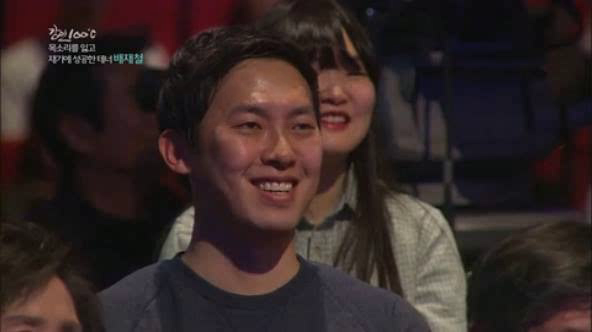
#> input picture frame 10 of my_sunglasses.avi, 592 x 332 px, given in place of the camera
$ jupyter execute --allow-errors 20230302.ipynb   (text cells are left out)
#> lines starting #> are read from the running program, lines starting #| are printed output that depends on the picture
[cell 1]
import cv2
import numpy as np
import sys
import matplotlib.pyplot as plt
import os

[cell 2]
def call_track(pos):
    hmin = cv2.getTrackbarPos('h_min', 'dst')
    hmax = cv2.getTrackbarPos('h_max', 'dst')
    smin = cv2.getTrackbarPos('s_min', 'dst')
    dst = cv2.inRange(img_hsv, (hmin, smin, 0), (hmax, 255, 255)) # H, S, V 순서임
    cv2.imshow('dst', dst)

img = cv2.imread('./fig/palette.png')
#> (the rest of this cell did not finish here and is left out)

[cell 3]
src = cv2.imread('./fig/autumn.jpg', cv2.IMREAD_REDUCED_COLOR_4)

#> (the rest of this cell did not finish here and is left out)

[cell 4]
src = cv2.imread('./fig/lenna.bmp')

# hist = cv2.calcHist([src], [0], None, [256], [0,256])
hist_b = cv2.calcHist([src], [0], None, [256], [0,256])
#> hist_b = 256 values from 0 to 0
#> (the rest of this cell did not finish here and is left out)

[cell 5]
src1 = cv2.imread('./fig/lenna256.bmp', 0)
src2 = np.zeros_like(src1, np.uint8)
#> src2 = 0
cv2.circle(src2, (128, 128), 100, 200, -1)
cv2.circle(src2, (128, 128), 50, 100, -1)

#> (the rest of this cell did not finish here and is left out)

[cell 6]
def call_mouse(event, x, y, flags, param):
    global old_x, old_y
    if event == cv2.EVENT_LBUTTONDOWN:
        old_x, old_y = x, y
    elif event == cv2.EVENT_MOUSEMOVE:
        if flags == cv2.EVENT_FLAG_LBUTTON:
            cv2.line(img, (old_x, old_y), (x, y), (0, 0, 255), 5, cv2.LINE_AA)
            cv2.imshow('img', img)
            old_x, old_y = x, y

img = np.ones((600, 1000, 3), np.uint8) * 255
cv2.namedWindow('img')
cv2.setMouseCallback('img', call_mouse)

cv2.imshow('img', img)
cv2.waitKey()
cv2.destroyAllWindows()

[cell 7]
cap = cv2.VideoCapture(0)

if not cap.isOpened():
    print('video read failed')
    sys.exit()

w = int(cap.get(cv2.CAP_PROP_FRAME_WIDTH))
h = int(cap.get(cv2.CAP_PROP_FRAME_HEIGHT))
fps = int(cap.get(cv2.CAP_PROP_FPS))
fourcc = cv2.VideoWriter_fourcc(*'DIVX')

output = cv2.VideoWriter('output.avi', fourcc, fps, (w, h))

while True:
    ret, frame = cap.read()
#> frame is the input picture: shape (332, 592, 3); mean B, G, R 37.5, 38.9, 51.9

    if not ret:
        print('frame read failed')
        break

    output.write(frame)
    cv2.imshow('frame', frame)
    if cv2.waitKey(20) == 27:
#> (key Esc is pressed here)
        break

cap.release()
output.release()
cv2.destroyAllWindows()

[cell 8]
img = np.ones((600, 1000, 3), np.uint8) * 255
cv2.line(img, (30, 100), (200, 100), (0, 0, 255), 10)
cv2.arrowedLine(img, (200, 100), (200, 400), (0, 255, 0), 10)
cv2.rectangle(img, (30, 400), (200, 500), (255, 0, 0), 10)
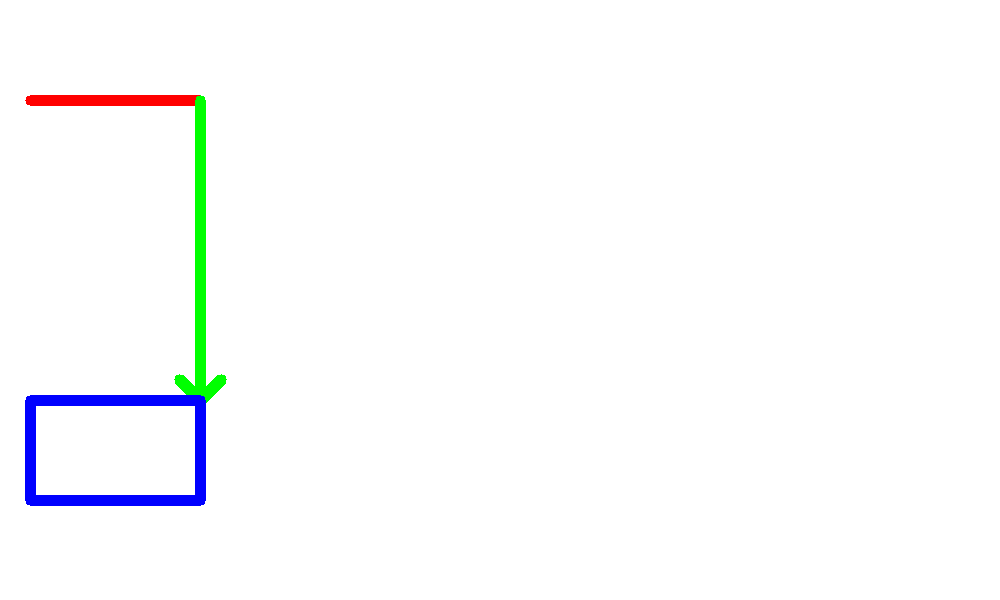
#> img: shape (600, 1000, 3); mean of channels 0, 1, 2 252.6, 251.7, 250.9; drawn as B, G, R
cv2.rectangle(img, (350, 100, 500, 250), (100, 100, 100), 10)
cv2.circle(img, (400, 300), 100, (0, 100, 100), -1)
# cv2.ellipse(img, (800, 300), (50, 100), 90, 0, 270)
cv2.putText(img, 'Good Afternoon!', (300, 200), cv2.FONT_ITALIC, 2, (0, 0, 150), 2)
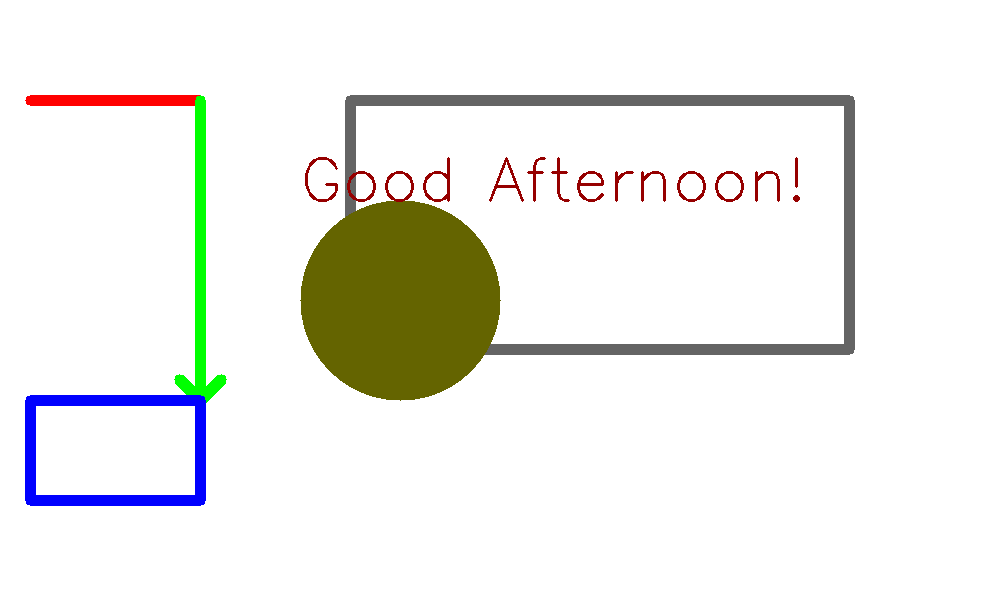
#> img: shape (600, 1000, 3); mean of channels 0, 1, 2 234.3, 238.7, 238.7; drawn as B, G, R

cv2.imshow('img', img)
cv2.waitKey()
cv2.destroyAllWindows()
